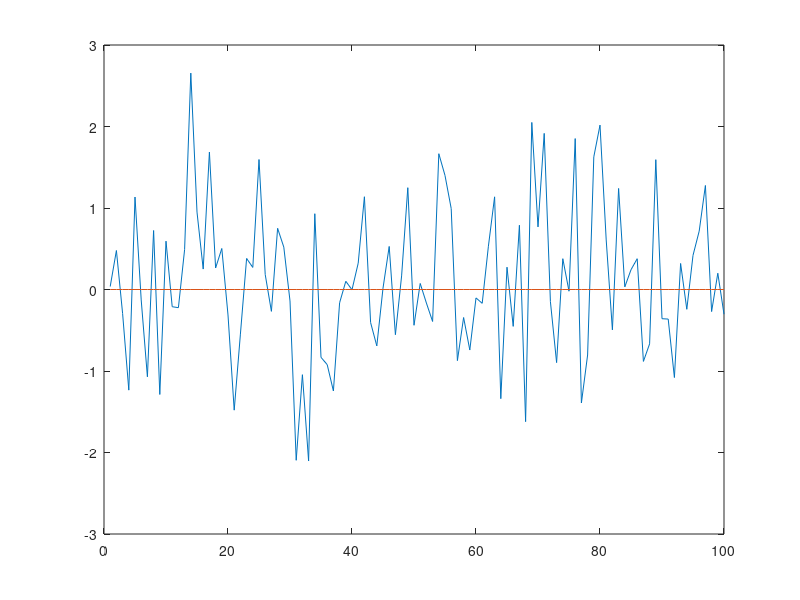

The MATLAB source for this figure:
clc;
format short g;
close all;
clear all;

tic

rand('state',26);
randn('state',26);

ntotal=200;
nburnin=100;
nsimper=ntotal-nburnin;

X_0=0;

rho=0.1;

shocks=randn(ntotal,1);
X=zeros(ntotal,1);

for i=1:ntotal
    if i==1
        X(i,1)=X_0+shocks(i,1);
    else
        X(i,1)=rho*X(i-1,1)+shocks(i,1);
    end
end

X_rho_1=X(nburnin+1:end,:);

titles={'AR(1) Process'};

figure(1);

dt = (1:1:nsimper)';
series1=X_rho_1(:,1);
subplot(1,1,1);
plot(dt,series1);
hold on
plot(dt,zeros(nsimper,1))
hold off